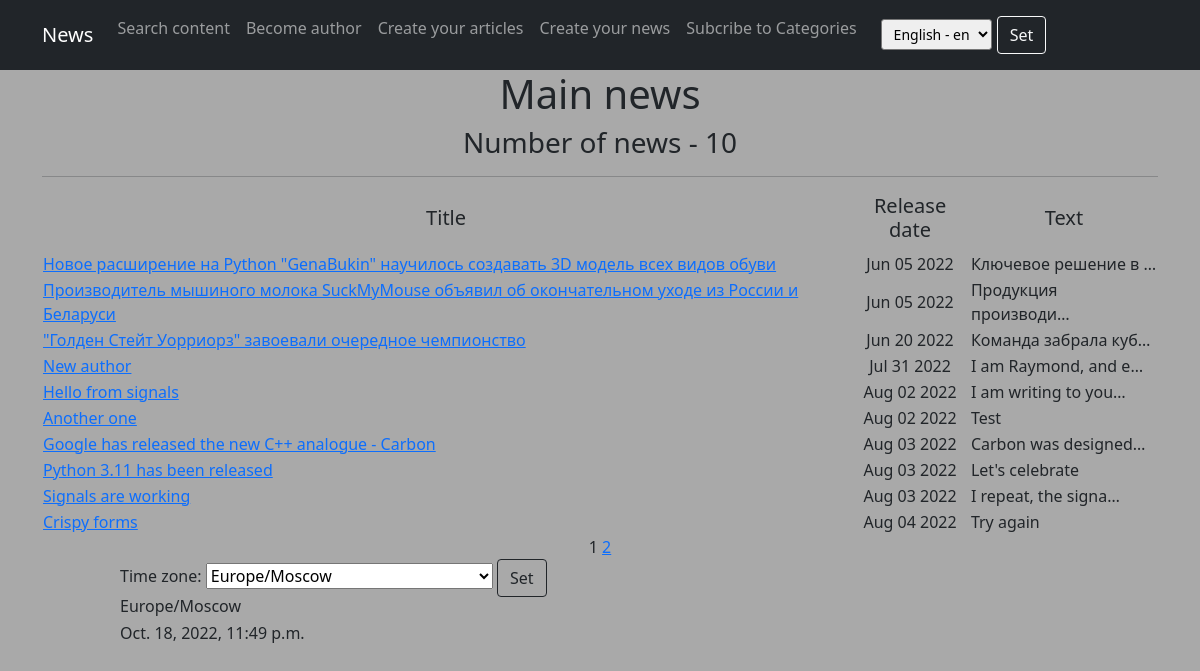
The app's page /main/, older data.
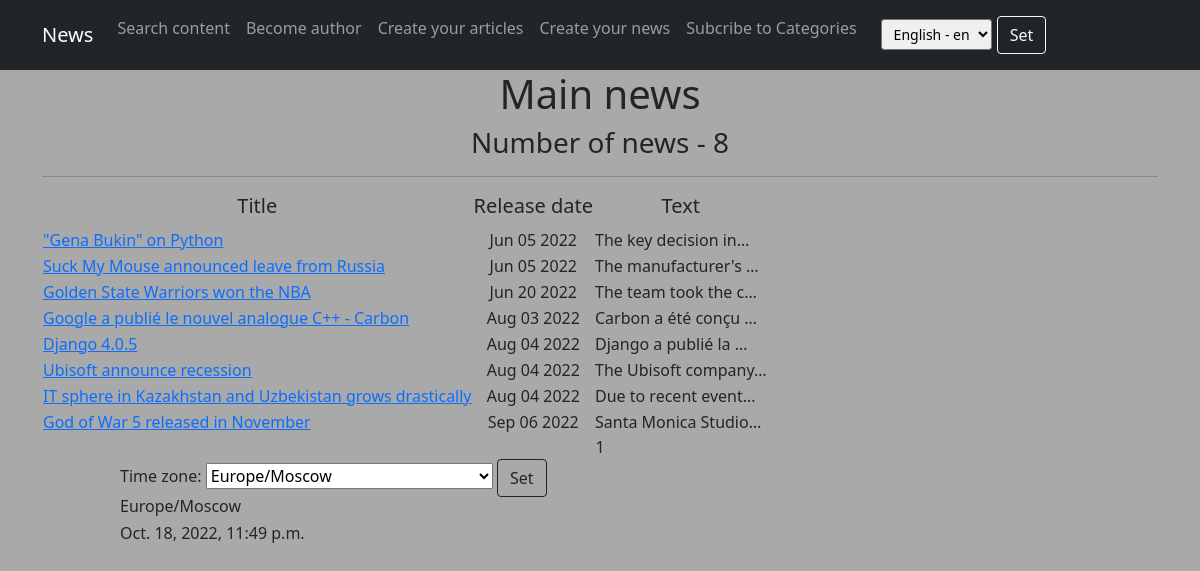
The same page, newer data.
### news_project/models.py (models this page shows, shortened)
class Post(models.Model):
    author = models.ForeignKey(Author, on_delete=models.CASCADE)
    choice = models.CharField(max_length=4, choices=CONTENT_TYPES, default=article)
    register_date = models.DateTimeField(auto_now_add=True)
    categories = models.ManyToManyField('Category', through='PostCategory')
    title = models.CharField(max_length=50)
    content = models.TextField()
    content_rating = models.SmallIntegerField(default=0)

### news_project/views.py (the view)
# urls.py: path('', (cache_page(60))(NewsList.as_view()), name='content_list'),
class NewsList(ListView):
    model = Post
    ordering = 'register_date'
    template_name = 'news.html'
    context_object_name = 'news'
    paginate_by = 10

### news_project/context_processors.py (called while the page is built)
def navigate_context(request):
    category = Category.objects.all()
    archives = Post.objects.annotate(
        year=ExtractYear('register_date'),
        month=ExtractMonth('register_date')
    ).values('year', 'month').annotate(total=Count('id'))
    user_timezone = pytz.timezone(
        request.session.get('django_timezone') or TIME_ZONE
    )
    current_time = timezone.now().astimezone(user_timezone)
    context = {
        'category': category,
        'archives': archives,
        'current_time': current_time,
        'timezones': pytz.common_timezones,
    }
    return context

### news_project/templatetags/custom_filters.py (called while the page is built)
@register.filter()
def censor(value):
    for word in value.split():
        if 'Редиска' in word or 'редиска' in word:
            if word[-1] == '"' or word[-1] == '»':
                word1 = word[:2] + '*' * (len(word) - 2) + word[-1]
                value = value.replace(word, word1)
            else:
                word1 = word[0] + '*' * (len(word) - 1)
                value = value.replace(word, word1)
    return value

### templates/news.html (shortened to what this page needs)
{% extends 'flatpages/default.html' %}
{% load custom_filters %}
{% load custom_tags %}
{% load i18n %}
{% block content %}
    <h1>{% trans "Main news" %}</h1>
    <h3>{% trans "Number of news" %} - {{ news|length }}</h3>
    <hr>
    {% if news %}
        <table>
            <tr>
                <td><h5>{% trans "Title" %}</h5></td>
                <td><h5>{% trans "Release date" %}</h5></td>
                <td><h5>{% trans "Text" %}</h5></td>
            </tr>
            {% for onenews in news %}
            <tr>
                <td align="left"><a href="search/{{ onenews.id }}" class="text-sm-start">{{ onenews.title|censor }}</a> </td>
                <td>{{ onenews.register_date|date:'M d Y' }}</td>
                <td align="left">{{ onenews.content|truncatechars:20|censor }}</td>
            </tr>
            {% endfor %}
        </table>
    {% else %}
    <h2>{% trans "No news yet..." %}</h2>
    {% endif %}
    {{ page_obj.number }}
    {% if page_obj.has_next %}
        <a href="?{% url_replace page=page_obj.next_page_number %}">{{ page_obj.next_page_number }}</a>
    {% endif %}
{% endblock content %}

Row changes from the older to the newer data that the page shows:
removed Post: title|censor "New author", register_date "Jul 31 2022", content|censor "I am Raymond, and e…"
removed Post: title|censor "Hello from signals", register_date "Aug 02 2022", content|censor "I am writing to you…"
removed Post: title|censor "Another one", register_date "Aug 02 2022", content|censor "Test"
removed Post: title|censor "Python 3.11 has been released", register_date "Aug 03 2022", content|censor "Let's celebrate"
removed Post: title|censor "Signals are working", register_date "Aug 03 2022", content|censor "I repeat, the signa…"
removed Post: title|censor "Crispy forms", register_date "Aug 04 2022", content|censor "Try again"
changed Post: title|censor "Новое расширение на Python \"GenaBukin\" научилось создавать 3D модель всех видов обуви" → "\"Gena Bukin\" on Python"; content|censor "Ключевое решение в …" → "The key decision in…"
changed Post: title|censor "Производитель мышиного молока SuckMyMouse объявил об окончательном уходе из России и Беларуси" → "Suck My Mouse announced leave from Russia"; content|censor "Продукция производи…" → "The manufacturer's …"
changed Post: title|censor "\"Голден Стейт Уорриорз\" завоевали очередное чемпионство" → "Golden State Warriors won the NBA"; content|censor "Команда забрала куб…" → "The team took the c…"
changed Post: title|censor "Google has released the new C++ analogue - Carbon" → "Google a publié le nouvel analogue C++ - Carbon"; content|censor "Carbon was designed…" → "Carbon a été conçu …"
now on this page (row edited): Post: title|censor "Django 4.0.5", register_date "Aug 04 2022", content|censor "Django a publié la …"
now on this page (row edited): Post: title|censor "Ubisoft announce recession", register_date "Aug 04 2022", content|censor "The Ubisoft company…"
now on this page (row edited): Post: title|censor "IT sphere in Kazakhstan and Uzbekistan grows drastically", register_date "Aug 04 2022", content|censor "Due to recent event…"
now on this page (row edited): Post: title|censor "God of War 5 released in November", register_date "Sep 06 2022", content|censor "Santa Monica Studio…"
Text that changed along with them:
{{ news|length }}: "10" → "8"
{{ page_obj.next_page_number }}: "2" → (not shown)
